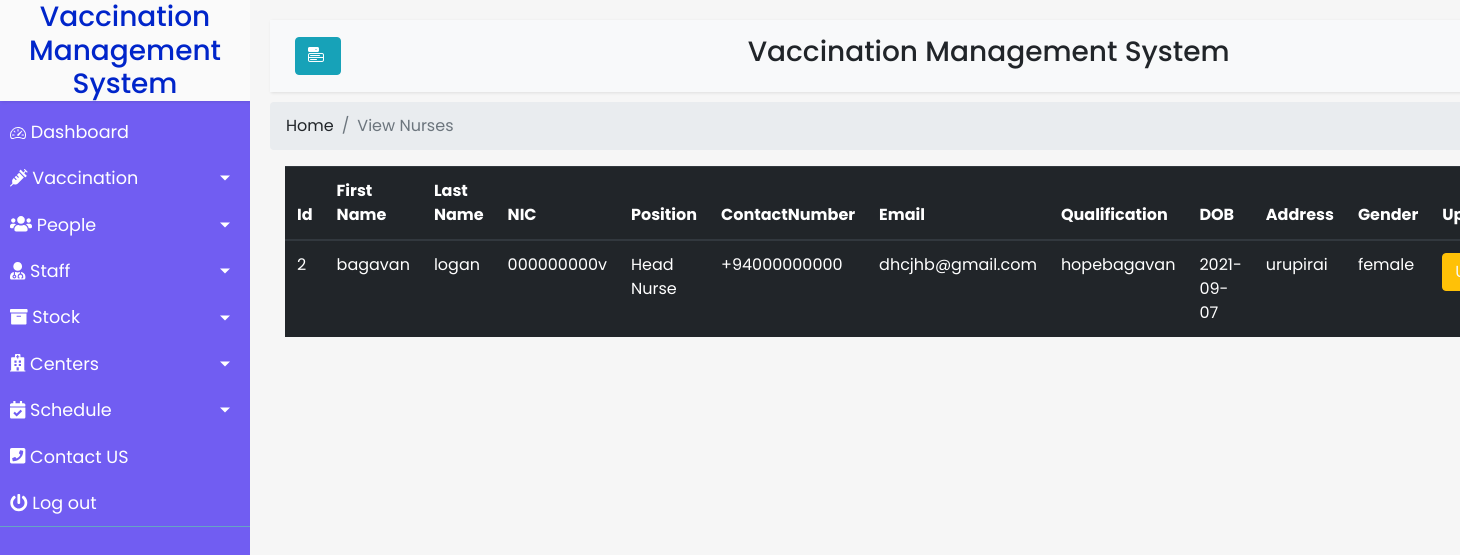
The app's page /staff/viewNurse.php with its own data.
### tables this page shows
CREATE TABLE `nurses` (
  `id` int(20) NOT NULL,
  `firstName` varchar(100) NOT NULL,
  `lastName` varchar(100) NOT NULL,
  `nic` varchar(100) NOT NULL,
  `position` varchar(50) NOT NULL,
  `ContactNumber` varchar(15) NOT NULL,
  `email` varchar(100) NOT NULL,
  `qualification` varchar(255) NOT NULL,
  `dob` varchar(50) NOT NULL,
  `address` varchar(255) NOT NULL,
  `gender` varchar(20) NOT NULL
);

### staff/viewNurse.php (the view, shortened to what this page needs)
<?php
include "database.php";
$result = mysqli_query($conn,"SELECT * FROM nurses");
?>
<!DOCTYPE html>
<html>
<head>
    <link rel="stylesheet" href="https://stackpath.bootstrapcdn.com/bootstrap/4.1.0/css/bootstrap.min.css"
>
    <link rel="stylesheet" href="https://cdn.jsdelivr.net/npm/bootstrap-icons@1.5.0/font/bootstrap-icons.css">
    <link rel="stylesheet" href="Homepage.css">
</head>
<body>
    <div class="wrapper">
        <?php include '../navbar.php' ?>
        <div id="content">
            <nav class="navbar navbar-expand-lg navbar-light bg-light">
                <div class="container-fluid">
                    <button type="button" id="sidebarCollapse" class="btn btn-info ">
                        <i class="bi bi-menu-button-fill"></i>
                    </button>
                    <h3 style="margin-right: 30%;">Vaccination Management System</h3>
                </div>
            </nav>
            <nav aria-label="breadcrumb">
                <ol class="breadcrumb">
                    <li class="breadcrumb-item"><a href="#">Home</a></li>
                    <li class="breadcrumb-item active" aria-current="page">View Nurses</li>
                </ol>
            </nav>
            <div class="col-md-12">
                <div class="table-responsive">
                    <table class="table table-dark">
                        <thead>
                            <tr>
                                <th scope="col">Id</th>
                                <th scope="col">First Name</th>
                                <th scope="col">Last Name</th>
                                <th scope="col">NIC</th>
                                <th scope="col">Position</th>
                                <th scope="col">ContactNumber</th>
                                <th scope="col">Email</th>
                                <th scope="col">Qualification</th>
                                <th scope="col">DOB</th>
                                <th scope="col">Address</th>
                                <th scope="col">Gender</th>
                                <th scope="col">Update</th>
                            </tr>
                        </thead>
                        <tbody>
                            <?php
                            $i=0;
                            while($row = mysqli_fetch_array($result)) {
                            ?>
                            <tr class="<?php if(isset($classname)) echo $classname;?>">
                                <td><?php echo $row["id"]; ?></td>
                                <td><?php echo $row["firstName"]; ?></td>
                                <td><?php echo $row["lastName"]; ?></td>
                                <td><?php echo $row["nic"]; ?></td>
                                <td><?php echo $row["position"]; ?></td>
                                <td><?php echo $row["ContactNumber"]; ?></td>
                                <td><?php echo $row["email"]; ?></td>
                                <td><?php echo $row["qualification"]; ?></td>
                                <td><?php echo $row["dob"]; ?></td>
                                <td><?php echo $row["address"]; ?></td>
                                <td><?php echo $row["gender"]; ?></td>
                                <td><a href="updateNurse.php?id=<?php echo $row["id"]; ?>" class="btn btn-warning text-light">Update</a></td>
                            </tr>
                            <?php $i++; } ?>
                        </tbody>
                    </table>
                </div>
            </div>
        </div>
    </div>
</body>
</html>

### staff/Homepage.css (style rules this page uses)
body { font-family: 'Poppins', sans-serif; background: #fafafa; }
a, a:hover, a:focus { color: inherit; text-decoration: none; transition: all 0.3s; }
.navbar { padding: 15px 10px; background: #fff; border: none; border-radius: 0; margin-bottom: 10px; box-shadow: 1px 1px 3px rgba(0, 0, 0, 0.1); }
i, span { display: inline-block; }
.wrapper { display: flex; align-items: stretch; }
#content { width: 100%; padding: 20px; min-height: 100vh; transition: all 0.3s; background-color: #f6f6f6; }

### css/Homepage.css (style rules this page uses)
body { font-family: 'Poppins', sans-serif; background: #fafafa; }
a, a:hover, a:focus { color: inherit; text-decoration: none; transition: all 0.3s; }
.navbar { padding: 15px 10px; background: #fff; border: none; border-radius: 0; margin-bottom: 10px; box-shadow: 1px 1px 3px rgba(0, 0, 0, 0.1); }
i, span { display: inline-block; }
.wrapper { display: flex; align-items: stretch; }
#content { width: 100%; padding: 20px; min-height: 100vh; transition: all 0.3s; background-color: #f6f6f6; }

### records on screen
nurses: id "2", firstName "bagavan", lastName "logan", nic "000000000v", position "Head Nurse", ContactNumber "+94000000000", email "dhcjhb@gmail.com", qualification "hopebagavan", dob "2021-09-07", address "urupirai", gender "female"
